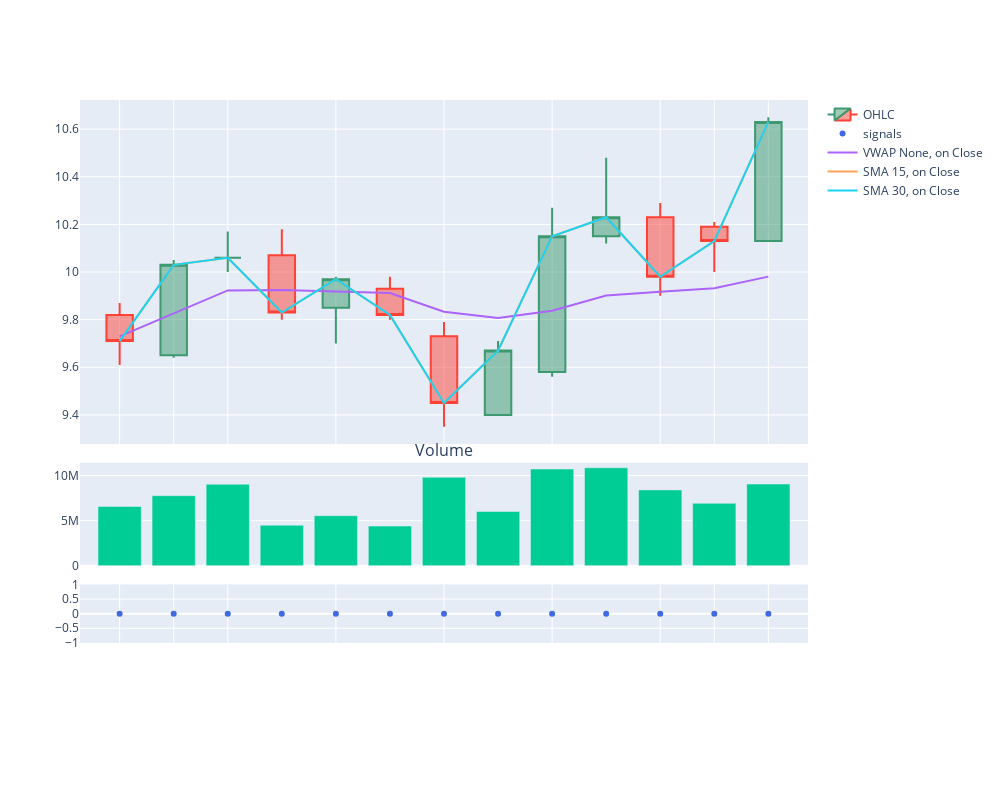

This figure's notebook cell:
### Markdown cell above
## Confluence

### Code cell
period = 15
indicator =  "SMA"
ma_crossover2 = Crossover(period, indicator = indicator, on = "Close", invert = False)

period = 30
indicator =  "SMA"
ma_crossover3 = Crossover(period, indicator = indicator, on = "Close", invert = False)

signal_list = [vwap_crossover, ma_crossover2, ma_crossover3]
ma_confl = Confluence(signals_list = signal_list, max_signals = 3)
ma_confl.plot_signals(data, signal_type = 'con')
ma_confl.plot_signals(data, signal_type = 'dis')

ma_confl = Confluence(signals_list = signal_list, max_signals = 2)
ma_confl.plot_signals(data, signal_type = 'con')
ma_confl.plot_signals(data, signal_type = 'dis')

ma_confl = Confluence(signals_list = signal_list, max_signals = 2, invert = True)
ma_confl.plot_signals(data, signal_type = 'con')
ma_confl.plot_signals(data, signal_type = 'dis')

### Figure 1 — Plotly figure (JSON) as saved in the notebook; plotly's stock layout.template omitted (floating-point values rounded to 4 significant figures)
{"data": [{"close": [9.71, 10.03, 10.06, 9.83, 9.97, 9.82, 9.45, 9.67, 10.15, 10.23, 9.98, 10.13, 10.63], "high": [9.87, 10.05, 10.17, 10.18, 9.98, 9.98, 9.79, 9.71, 10.27, 10.48, 10.29, 10.21, 10.65], "low": [9.61, 9.64, 10, 9.8, 9.7, 9.8, 9.35, 9.4, 9.56, 10.12, 9.9, 10, 10.13], "name": "OHLC", "open": [9.82, 9.65, 10.06, 10.07, 9.85, 9.93, 9.73, 9.4, 9.58, 10.15, 10.23, 10.19, 10.13], "type": "candlestick", "x": ["2023-12-01T00:00:00", "2023-12-04T00:00:00", "2023-12-05T00:00:00", "2023-12-06T00:00:00", "2023-12-07T00:00:00", "2023-12-08T00:00:00", "2023-12-11T00:00:00", "2023-12-12T00:00:00", "2023-12-13T00:00:00", "2023-12-14T00:00:00", "2023-12-15T00:00:00", "2023-12-18T00:00:00", "2023-12-19T00:00:00"], "xaxis": "x", "yaxis": "y"}, {"line": {"color": "royalblue"}, "mode": "markers", "name": "signals", "type": "scatter", "x": ["2023-12-01T00:00:00", "2023-12-04T00:00:00", "2023-12-05T00:00:00", "2023-12-06T00:00:00", "2023-12-07T00:00:00", "2023-12-08T00:00:00", "2023-12-11T00:00:00", "2023-12-12T00:00:00", "2023-12-13T00:00:00", "2023-12-14T00:00:00", "2023-12-15T00:00:00", "2023-12-18T00:00:00", "2023-12-19T00:00:00"], "xaxis": "x3", "y": [0, 0, 0, 0, 0, 0, 0, 0, 0, 0, 0, 0, 0], "yaxis": "y3"}, {"showlegend": false, "type": "bar", "x": ["2023-12-01T00:00:00", "2023-12-04T00:00:00", "2023-12-05T00:00:00", "2023-12-06T00:00:00", "2023-12-07T00:00:00", "2023-12-08T00:00:00", "2023-12-11T00:00:00", "2023-12-12T00:00:00", "2023-12-13T00:00:00", "2023-12-14T00:00:00", "2023-12-15T00:00:00", "2023-12-18T00:00:00", "2023-12-19T00:00:00"], "xaxis": "x2", "y": [6572300, 7766200, 9038400, 4497900, 5558200, 4402400, 9802400, 6018300, 10722300, 10858300, 8409100, 6923400, 9057700], "yaxis": "y2"}, {"mode": "lines", "name": "VWAP None, on Close", "type": "scatter", "x": ["2023-12-01T00:00:00", "2023-12-04T00:00:00", "2023-12-05T00:00:00", "2023-12-06T00:00:00", "2023-12-07T00:00:00", "2023-12-08T00:00:00", "2023-12-11T00:00:00", "2023-12-12T00:00:00", "2023-12-13T00:00:00", "2023-12-14T00:00:00", "2023-12-15T00:00:00", "2023-12-18T00:00:00", "2023-12-19T00:00:00"], "xaxis": "x", "y": [9.73, 9.826, 9.923, 9.925, 9.918, 9.912, 9.833, 9.807, 9.838, 9.901, 9.917, 9.932, 9.981], "yaxis": "y"}, {"mode": "lines", "name": "SMA 15, on Close", "type": "scatter", "x": ["2023-12-01T00:00:00", "2023-12-04T00:00:00", "2023-12-05T00:00:00", "2023-12-06T00:00:00", "2023-12-07T00:00:00", "2023-12-08T00:00:00", "2023-12-11T00:00:00", "2023-12-12T00:00:00", "2023-12-13T00:00:00", "2023-12-14T00:00:00", "2023-12-15T00:00:00", "2023-12-18T00:00:00", "2023-12-19T00:00:00"], "xaxis": "x", "y": [9.71, 10.03, 10.06, 9.83, 9.97, 9.82, 9.45, 9.67, 10.15, 10.23, 9.98, 10.13, 10.63], "yaxis": "y"}, {"mode": "lines", "name": "SMA 30, on Close", "type": "scatter", "x": ["2023-12-01T00:00:00", "2023-12-04T00:00:00", "2023-12-05T00:00:00", "2023-12-06T00:00:00", "2023-12-07T00:00:00", "2023-12-08T00:00:00", "2023-12-11T00:00:00", "2023-12-12T00:00:00", "2023-12-13T00:00:00", "2023-12-14T00:00:00", "2023-12-15T00:00:00", "2023-12-18T00:00:00", "2023-12-19T00:00:00"], "xaxis": "x", "y": [9.71, 10.03, 10.06, 9.83, 9.97, 9.82, 9.45, 9.67, 10.15, 10.23, 9.98, 10.13, 10.63], "yaxis": "y"}], "layout": {"annotations": [{"font": {"size": 16}, "showarrow": false, "text": "Volume", "x": 0.5, "xanchor": "center", "xref": "paper", "y": 0.4151, "yanchor": "bottom", "yref": "paper"}], "height": 800, "width": 1000, "xaxis": {"anchor": "y", "domain": [0, 1], "matches": "x4", "rangebreaks": [{"bounds": ["sat", "mon"]}, {"values": ["2020-12-25", "2021-01-01"]}], "rangeslider": {"visible": false}, "showticklabels": false}, "xaxis2": {"anchor": "y2", "domain": [0, 1], "matches": "x4", "rangebreaks": [{"bounds": ["sat", "mon"]}, {"values": ["2020-12-25", "2021-01-01"]}], "showticklabels": false}, "xaxis3": {"anchor": "y3", "domain": [0, 1], "matches": "x4", "rangebreaks": [{"bounds": ["sat", "mon"]}, {"values": ["2020-12-25", "2021-01-01"]}], "showticklabels": false}, "xaxis4": {"anchor": "y4", "domain": [0, 1], "rangebreaks": [{"bounds": ["sat", "mon"]}, {"values": ["2020-12-25", "2021-01-01"]}]}, "yaxis": {"anchor": "x", "domain": [0.4451, 1]}, "yaxis2": {"anchor": "x2", "domain": [0.2487, 0.4151]}, "yaxis3": {"anchor": "x3", "domain": [0.1243, 0.2187]}, "yaxis4": {"anchor": "x4", "domain": [0, 0.09433]}}}
